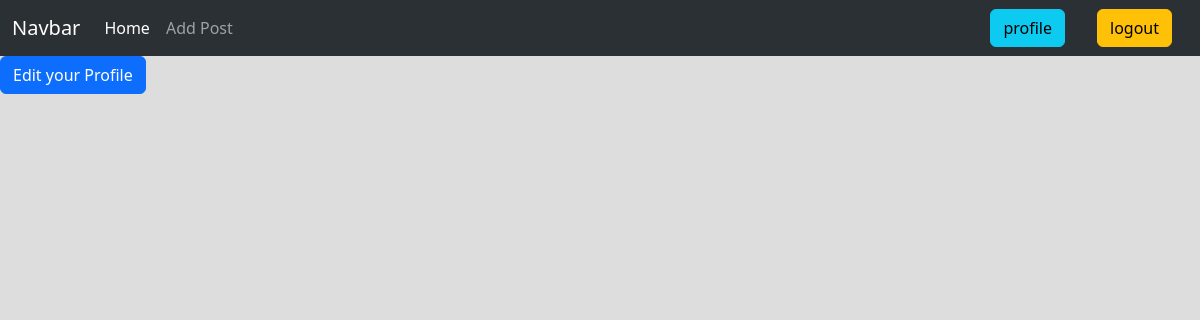
The page /author/profile/ (signed in) on the database as committed earlier.
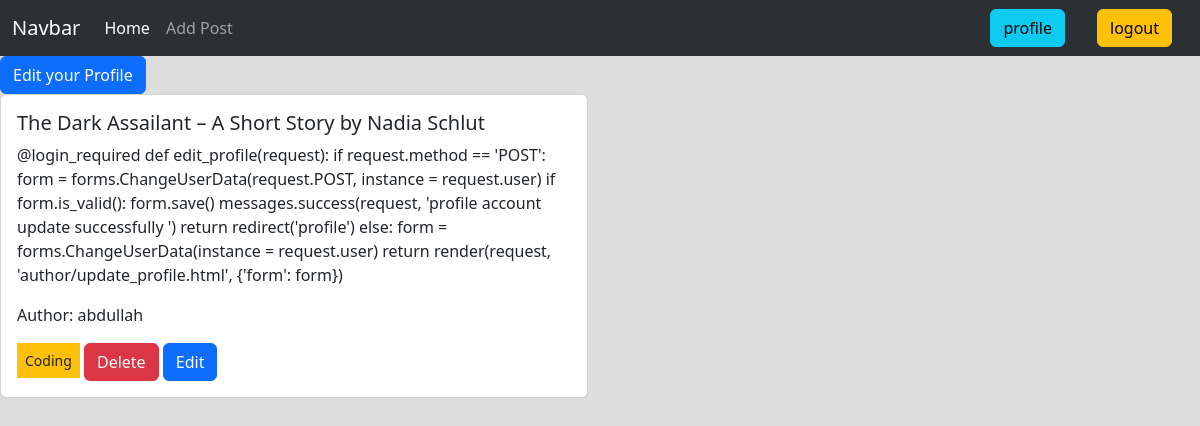
The same page on the database as committed later.
### posts/models.py (models this page shows, shortened)
class Post(models.Model):
    title = models.CharField(max_length=100)
    content = models.TextField()
    category = models.ManyToManyField(Category)
    author = models.ForeignKey(User, on_delete=models.CASCADE)

### categories/models.py (models this page shows, shortened)
class Category(models.Model):
    name = models.CharField(max_length=100)
    slug = models.SlugField(max_length=100,unique=True, null=True, blank=True)

### author/views.py (the view)
# urls.py: path('profile/', views.profile, name='profile'),
@login_required
def profile(request):
    data = Post.objects.filter(author = request.user)
    return render(request, 'author/profile.html' , {'data': data})

### author/templates/author/profile.html
{% extends 'base.html' %} {% load crispy_forms_tags %} {% block content %}
<div>
  <a class="btn btn-primary" href="{% url 'edit_profile' %}"
    >Edit your Profile</a
  >
  <div class="row">
    <div class="col-sm-6 mb-3 mb-sm-0">
      {% for post in data %}
      <div class="card">
        <div class="card-body">
          <h5 class="card-title">{{post.title}}</h5>
          <p class="card-text">{{post.content}}</p>
          <p>Author: {{post.author}}</p>
          {% for item in post.category.all %}
          <small class="bg-warning p-2">{{item.name}}</small>
          {% endfor %}
          <a href='{% url "delete_posts" post.id %}' class="btn btn-danger"
            >Delete</a
          >
          <a href='{% url "edit_posts" post.id %}' class="btn btn-primary"
            >Edit</a
          >
        </div>
      </div>
      {% endfor %}
    </div>
  </div>
</div>
{% endblock %}

### templates/base.html (shortened to what this page needs)
<!DOCTYPE html>
<html lang="en">
  <head>
    <link
      href="https://cdn.jsdelivr.net/npm/bootstrap@5.3.3/dist/css/bootstrap.min.css"
      rel="stylesheet"
    />
  </head>
  <body style="background-color: #ddd;">
    <nav
      class="navbar navbar-expand-lg bg-dark bg-body-tertiary"
      data-bs-theme="dark"
    >
      <div class="container-fluid">
        <a class="navbar-brand" href="#">Navbar</a>
        <div class="collapse navbar-collapse" id="navbarSupportedContent">
          <ul class="navbar-nav me-auto mb-2 mb-lg-0">
            <li class="nav-item">
              <a
                class="nav-link active"
                aria-current="page"
                href="{% url 'home' %}"
                >Home</a
              >
            </li>
            {% if request.user.is_authenticated %}
            <li class="nav-item">
              <a class="nav-link" href="{% url 'add_posts' %}">Add Post</a>
            </li>
            {% endif %}
          </ul>
          <form class="d-flex" role="search">
            <ul class="navbar-nav me-auto mb-2 mb-lg-0">
              {% if request.user.is_authenticated %}
              <li class="nav-item">
                <a class="btn btn-info mx-3" href="{% url 'profile' %}"
                  >profile</a
                >
              </li>
              <li class="nav-item">
                <a class="btn btn-warning mx-3" href="{% url 'user_logout' %}"
                  >logout</a
                >
              </li>
              {% endif %}
            </ul>
          </form>
        </div>
      </div>
    </nav>
    {% block content %} {% endblock %}
  </body>
</html>

Rows that differ between the two databases and show on the page:
added Post: title "The Dark Assailant – A Short Story by Nadia Schlut", content "@login_required def edit_profile(request): if request.method == 'POST': form = forms.ChangeUserData(request.POST, instance = request.user) if form.is_valid(): form.save() messages.success(request, 'profile account update successfully ') return redirect('profile') else: form = forms.ChangeUserData(instance = request.user) return render(request, 'author/update_profile.html', {'form': form})", author "abdullah"
added Category: name "Coding"
